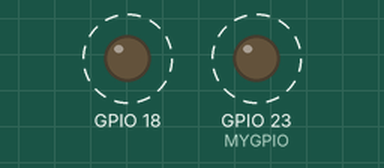
Recording of a program running on a simulated Raspberry Pi (BCM pin numbers). On the bench: output pins drawn as LEDs (lit = HIGH). Dashed ring = blinking. What the program prints to the terminal is not drawn.

Above: at 0.5 s.
Timing chart, 0 to 4.6 s (numbered marks = the images above):
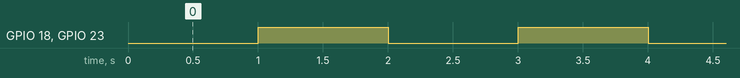

The program:

led.py
```python
import RPi.GPIO as GPIO
import time

MYGPIO=23
GPIO.setmode(GPIO.BCM)
GPIO.setwarnings(False)
GPIO.setup(MYGPIO,GPIO.OUT)
GPIO.setup(18,GPIO.OUT)
print "LED blink"
while 1:
    GPIO.output(23,GPIO.LOW)
    GPIO.output(18,GPIO.LOW)
    time.sleep(1)
    GPIO.output(23,GPIO.HIGH)
    GPIO.output(18,GPIO.HIGH)
    time.sleep(1)
```

Measured:
- by itself, GPIO 18, GPIO 23 (MYGPIO): alternates HIGH for 1.0 s and LOW for 1.0 s
